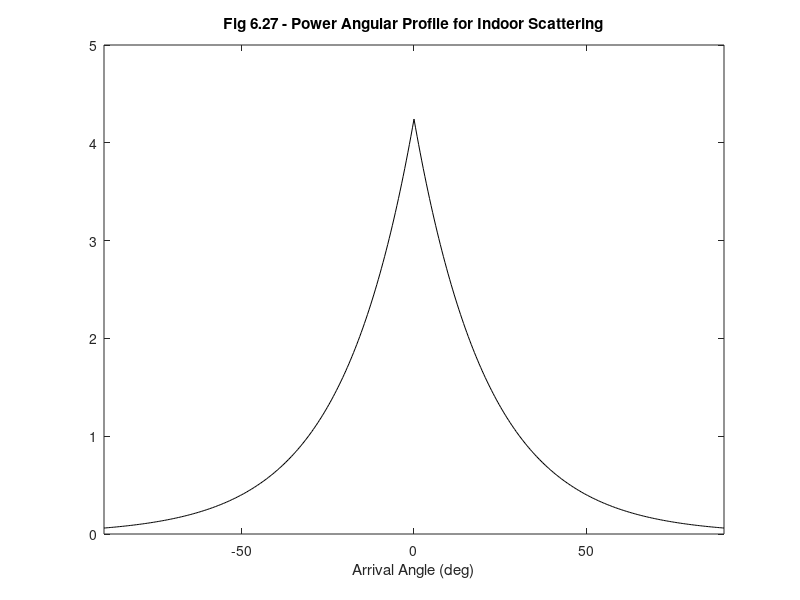

Write the MATLAB code that produced this figure. (Note: this script raises an error after producing the figure.)
%%%%%%%%%%%%%%%%%%%%%%%%%%%%%%%%%%%%%%%%%%%%%%%%%%%%%%%%%%%%%
%%                                                         %%
%% ******************************************************  %%
%% * Smart Antennas for Wireless Applications w/ Matlab *  %%
%% ******************************************************  %%
%%                                                         %%
%% Chapter 6: Fig 6.27                                     %%
%%                                                         %%
%% Author: Frank Gross                                     %%
%% McGraw-Hill, 2005                                       %%
%% Date:  9/30/2004                                        %%
%%                                                         %%
%% This code creates Fig 6.27, a plot of the power angular %%
%%     profile for indoor scattering.                      %%
%%%%%%%%%%%%%%%%%%%%%%%%%%%%%%%%%%%%%%%%%%%%%%%%%%%%%%%%%%%%%      

%%------------------- Define Variables:--------------------%%
% sigtheta - RMS angular spread                             %
% theta - angle (rad)                                       %
% Ptot - Total power in all angular paths                   %
% P - Power Angular Profile                                 %
%%---------------------------------------------------------%%

%%------------------ Given Values ------------------%%

sigtheta = pi/6;   theta = -pi/2:pi/400:pi/2;

Ptot = pi;

%%--------- Determine Power Angular Profile ---------%%

P = Ptot*exp(-abs(sqrt(2)*theta/sigtheta))/(sqrt(2)*sigtheta);

%%------------------ Plot Results -------------------%%

plot(theta*180/pi,P,'k')

axis([-90 90 0 5])

title('\bfFig 6.27 - Power Angular Profile for Indoor Scattering')
xlabel('Arrival Angle (deg)')
Ylabel('P(\theta)')
